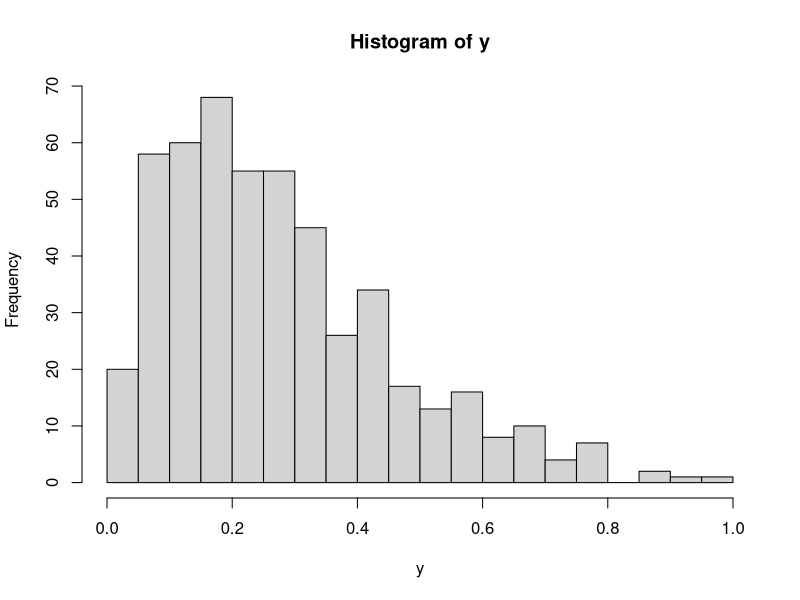

Here is the R script that generated this plot:
N = 500 # observations nbr
x1 = rnorm(N) # var exp 1
x2 = rnorm(N) # var exp 2
X = cbind(1, x1, x2) # df with a exp var in each col
beta = c(-1,.2,-.3) # parameter of the X Var
gamma = c(2, -.25, .5) # ?
mu = plogis(X %*% beta) # mu (estimé) suit une logistic distribution
phi = exp(X %*% gamma)
A = mu*phi # parameter for beta distn
B = (1-mu)*phi # parameter for beta distn
y = rbeta(N, A, B) # response var
hist(y, 'FD')
